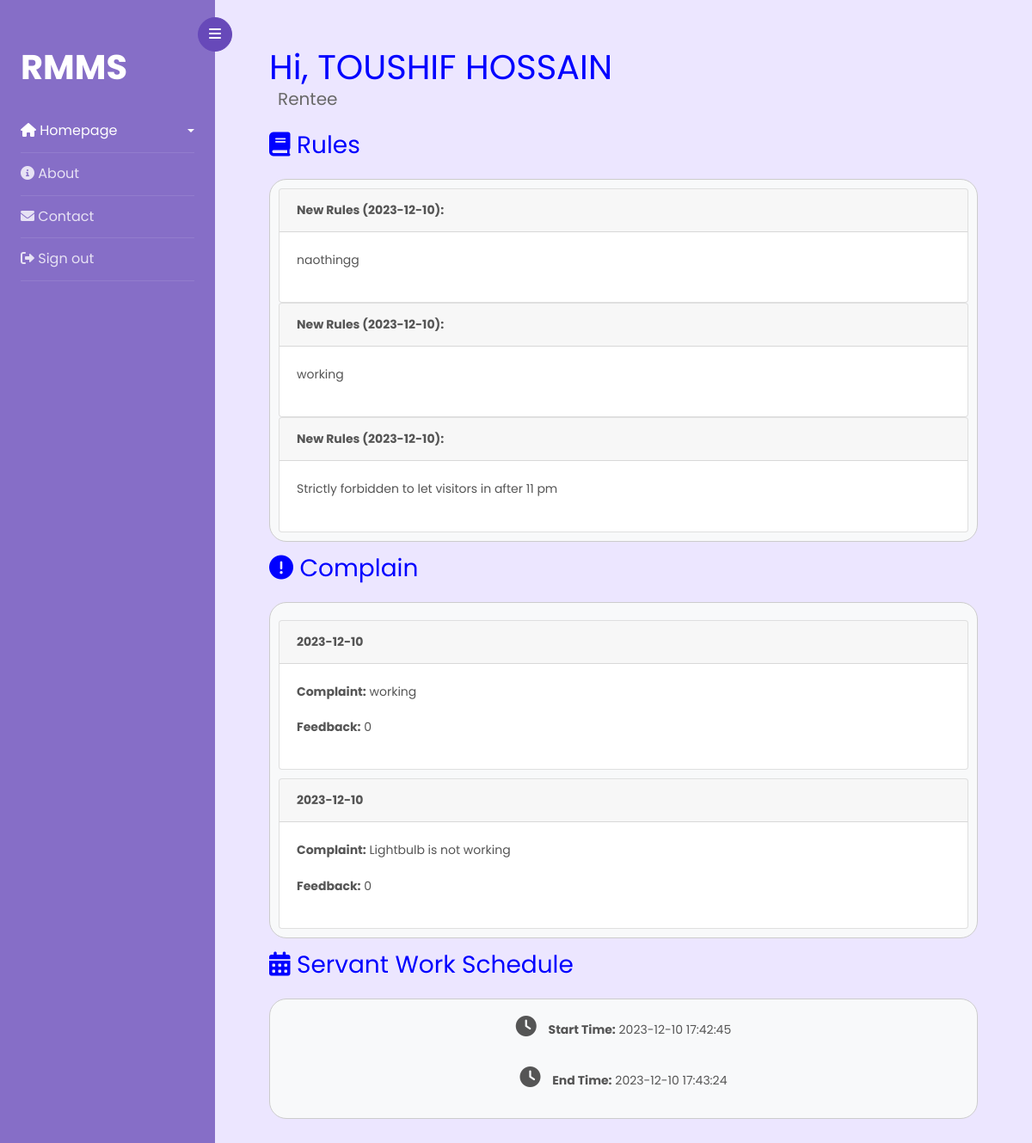
The page /rentee/rentee.php (signed in) on the database its author committed.
### tables this page shows
CREATE TABLE `rentee` (
  `RenteeID` int(4) NOT NULL,
  `RenteeName` varchar(32) NOT NULL,
  `RenteeGender` varchar(8) NOT NULL,
  `RenteePhoneNo` varchar(16) NOT NULL,
  `RenteeEmail` varchar(256) NOT NULL,
  `RenteeDOB` date NOT NULL,
  `RenteeNID` int(17) NOT NULL,
  `RenteeOccupation` varchar(24) DEFAULT NULL,
  `PaymentMobileNo` varchar(16) NOT NULL,
  `PaymentBankAccountNo` varchar(12) NOT NULL,
  `FlatNo` varchar(4) NOT NULL
);

CREATE TABLE `rules` (
  `RulesStatedSurrogateKey` int(11) NOT NULL,
  `OwnershipIdentityNumber` varchar(256) NOT NULL,
  `ManagerID` int(4) DEFAULT NULL,
  `RenteeID` int(4) DEFAULT NULL,
  `GuardID` int(4) DEFAULT NULL,
  `DateOfRuleState` date NOT NULL DEFAULT current_timestamp(),
  `StatedRules` text NOT NULL,
  `Feedback` text DEFAULT NULL
);

CREATE TABLE `complain` (
  `ComplainSurrogateKey` int(16) NOT NULL,
  `RenteeID` int(4) NOT NULL,
  `ComplainMessage` text NOT NULL,
  `DateOfComplain` date NOT NULL,
  `FeedbackOfComplain` int(11) DEFAULT NULL
);

CREATE TABLE `servantwork` (
  `ServantWorkID` int(16) NOT NULL,
  `ServantID` int(4) NOT NULL,
  `RenteeID` int(4) DEFAULT NULL,
  `OwnershipIdentityNumber` varchar(256) DEFAULT NULL,
  `WorkStartTime` datetime DEFAULT NULL,
  `WorkEndTime` datetime DEFAULT NULL
);

### rentee/rentee.php (the view, shortened to what this page needs)
<?php
$UserID = $_SESSION['UserID'];
$link = mysqli_connect("localhost", "root", "", "rmms");
$sql = "SELECT * FROM `rentee` where RenteeID = $UserID;";
$results = mysqli_query($link, $sql);
$row = mysqli_fetch_assoc($results);
$RenteeName = $row['RenteeName'];
?>
<!doctype html>
<html lang="en">
<head>
    <link rel="stylesheet" href="https://stackpath.bootstrapcdn.com/font-awesome/4.7.0/css/font-awesome.min.css">
    <link rel="stylesheet" href="css/style.css">
    <link rel="stylesheet" href="https://cdnjs.cloudflare.com/ajax/libs/font-awesome/6.0.0-beta3/css/all.min.css"
>
</head>
<body>
    <div class="wrapper d-flex align-items-stretch">
        <nav id="sidebar">
            <div class="custom-menu">
                <button type="button" id="sidebarCollapse" class="btn btn-primary">
                    <i class="fa fa-bars"></i>
                </button>
            </div>
            <div class="p-4 pt-5">
                <h1><a href="#0" class="logo">RMMS</a></h1>
                <ul class="list-unstyled components mb-5">
                    <li class="active">
                        <a href="#homeSubmenu" data-toggle="collapse" aria-expanded="false" class="dropdown-toggle"><i
                                class="fas fa-home"></i> Homepage</a>
                    </li>
                    <li>
                        <a href="../index.html">
                            <i class="fas fa-info-circle"></i> About
                        </a>
                    </li>
                    <li>
                        <a href="../Form/ServiceForm.html">
                            <i class="fas fa-envelope"></i> Contact
                        </a>
                    </li>
                    <li>
                        <a href="../logIn.html">
                            <i class="fas fa-sign-out-alt"></i> Sign out
                        </a>
                    </li>
                </ul>
            </div>
        </nav>
        <div id="content" class="p-4 p-md-5 pt-5">
            <div class="container">
                <?php
                echo '<h1>Hi, ' . $RenteeName . '</h1>';
                echo '<h5 style="color: #696969; margin-top:-2%;margin-left: 10px">Rentee</h5>';
                ?>
                <h3><i class="fas fa-book"></i> Rules</h3>
                <div class="rules-container">
                    <?php
                    $link = mysqli_connect("localhost", "root", "", "rmms");
                    $sql = "SELECT `RulesStatedSurrogateKey`, `OwnershipIdentityNumber`, `ManagerID`, `RenteeID`, `GuardID`, `DateOfRuleState`, `StatedRules`, `Feedback` FROM `rules`";
                    $result = mysqli_query($link, $sql);
                    if ($result) {
                        while ($row = mysqli_fetch_assoc($result)) {
                            $dateOfRule = $row['DateOfRuleState'];
                            $statedRules = $row['StatedRules'];
                            ?>
                            <div class="card">
                                <div class="card-header">
                                    <b>
                                        <?php echo "New Rules (" . $dateOfRule . "):"; ?>
                                    </b>
                                </div>
                                <div class="card-body">
                                    <p>
                                        <?php echo $statedRules; ?>
                                    </p>
                                </div>
                            </div>
                            <?php
                        }
                    } else {
                        echo "ERROR: Could not execute $sql. " . mysqli_error($link);
                    }
                    ?>
                </div>
                <h3><i class="fas fa-exclamation-circle"></i> Complain</h3>
                <div class="complain-container">
                    <?php
                    $link = mysqli_connect("localhost", "root", "", "rmms");
                    $sql = "SELECT `ComplainSurrogateKey`, `RenteeID`, `ComplainMessage`, `DateOfComplain`, `FeedbackOfComplain` FROM `complain`";
                    $result = mysqli_query($link, $sql);
                    if ($result) {
                        while ($row = mysqli_fetch_assoc($result)) {
                            $dateOfComplaint = $row['DateOfComplain'];
                            $complaint = $row['ComplainMessage'];
                            $feedback = $row['FeedbackOfComplain'];
                            ?>
                            <div class="card">
                                <div class="card-header">
                                    <b>
                                        <?php echo $dateOfComplaint; ?>
                                    </b>
                                </div>
                                <div class="card-body">
                                    <p><b>Complaint:</b>
                                        <?php echo $complaint; ?>
                                    </p>
                                    <p><b>Feedback:</b>
                                        <?php echo $feedback; ?>
                                    </p>
                                </div>
                            </div>
                            <?php
                        }
                    } else {
                        echo "ERROR: Could not execute $sql. " . mysqli_error($link);
                    }
                    ?>
                </div>
                <h3><i class="fas fa-calendar-alt"></i> Servant Work Schedule</h3>
                <div class="servant-work-container">
                    <div>
                        <p><span class="clock-icon"><i class="fas fa-clock"></i></span>
                            <b>Start Time:</b>
                            <?php
                            $link = mysqli_connect("localhost", "root", "", "rmms");
                            $sql = "SELECT `ServantWorkID`, `ServantID`, `RenteeID`, `OwnershipIdentityNumber`, `WorkStartTime`, `WorkEndTime` FROM `servantwork` WHERE RenteeID = '$UserID';";
                            $result = mysqli_query($link, $sql);
                            $row = mysqli_fetch_assoc($result);
                            echo $row['WorkStartTime'];
                            ?>
                        </p>
                        <p><span class="clock-icon"><i class="fas fa-clock"></i></span>
                            <b>End Time:</b>
                            <?php
                            $link = mysqli_connect("localhost", "root", "", "rmms");
                            $sql = "SELECT `ServantWorkID`, `ServantID`, `RenteeID`, `OwnershipIdentityNumber`, `WorkStartTime`, `WorkEndTime` FROM `servantwork` WHERE RenteeID = '$UserID';";
                            $result = mysqli_query($link, $sql);
                            $row = mysqli_fetch_assoc($result);
                            echo $row['WorkEndTime'];
                            ?>
                        </p>
                    </div>
                </div>
            </div>
        </div>
</body>
</html>

### rentee/rentee.php (style rules this page uses)
body, html { height: 100%; margin: 0; background-color: #ece6ff; }
.container { min-height: 100vh; display: flex; flex-direction: column; justify-content: space-between; color: #555; }
h3 { color: blue; margin-top: 10px; font-weight: 400; }
h1 { color: blue; }
.rules-container, .complain-container, .servant-work-container { border: 1px solid #ccc; padding: 10px; margin-top: 10px; border-radius: 20px; background-color: #f8f9fa; }
.complain-container .card { margin-top: 10px; background-color: #fff; }
.servant-work-container { border: 1px solid #ccc; padding: 10px; margin-top: 10px; background-color: #f8f9fa; display: flex; align-items: center; justify-content: center; text-align: center; }
.clock-icon { margin-right: 10px; font-size: 24px; }

### rows shown on the page
rentee: RenteeName "TOUSHIF HOSSAIN"
rules: DateOfRuleState "2023-12-10", StatedRules "naothingg"
rules: DateOfRuleState "2023-12-10", StatedRules "working"
rules: DateOfRuleState "2023-12-10", StatedRules "Strictly forbidden to let visitors in after 11 pm"
complain: DateOfComplain "2023-12-10", ComplainMessage "working", FeedbackOfComplain "0"
complain: DateOfComplain "2023-12-10", ComplainMessage "Lightbulb is not working", FeedbackOfComplain "0"
servantwork: WorkStartTime "2023-12-10 17:42:45", WorkEndTime "2023-12-10 17:43:24"
